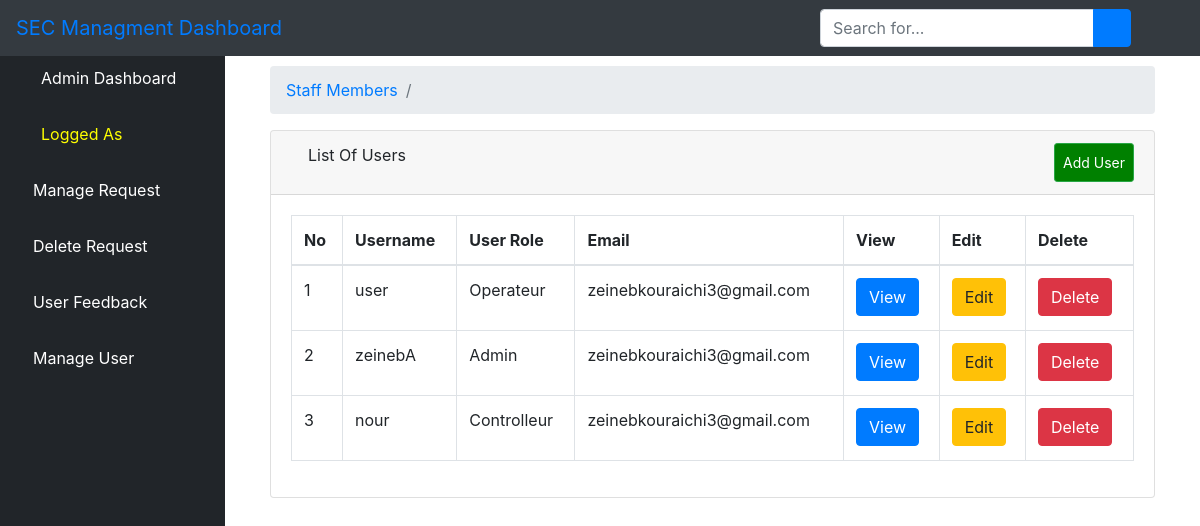
The page /aluser/ on the database its author committed.
### bookstore/models.py (models this page shows)
class User(AbstractUser):
    is_admin = models.BooleanField(default=False)
    is_publisher = models.BooleanField(default=False)
    is_librarian = models.BooleanField(default=False)
    class Meta:
        swappable = 'AUTH_USER_MODEL'

### bookstore/views.py (the view)
# urls.py: path('aluser/', views.ListUserView.as_view(), name='aluser'),
class ListUserView(generic.ListView):
    model = User
    template_name = 'dashboard/list_users.html'
    context_object_name = 'users'
    paginate_by = 4
    def get_queryset(self):
        return User.objects.order_by('-id')

### bookstore/templates/dashboard/list_users.html (shortened to what this page needs)
{% extends 'dashboard/base.html' %}
{% block body %}
        <div class="container-fluid">
        <div class="row">
          <div class="col-12 mb-3">
          <div class="col-12 mb-3">
                <div id="content-wrapper">
        <div class="container-fluid">
            <ol class="breadcrumb">
                <li class="breadcrumb-item">
                    <a href="">Staff Members</a>
                </li>
                <li class="breadcrumb-item active"></li>
            </ol>
            <div class="card mb-3">
                <div class="card-header">
                    <i class="fas fa-table"></i>
                    List Of Users
                    <a  class="btn btn-sm btn-success" href="{% url 'create_user_form' %}" style="padding: 8px; float: right; background-color: green; color: white;">Add User</a>
                </div>
                <div class="card-body">
                    <div class="table-responsive">
                        <table class="table table-bordered" id="dataTable" width="100%" cellspacing="0">
                            <thead>
                            <tr>
                                <th>No</th>
                                <th>Username</th>
                                <th>User Role</th>
                                <th>Email</th>
                                <th>View</th>
                                <th>Edit</th>
                                <th>Delete</th>
                            </tr>
                            </thead>
                            <tbody>
                        {% if users %}
                            {% for user in users %}
                                <tr>
                                    <td>{{ forloop.counter }}</td>
                                    <td>{{ user.username }}</td>
                                    <td>{% if user.is_publisher == True %}
                                      <p>Operateur</p>
                                    {% elif user.is_admin == True %}
                                      <p>Admin</p>
                                    {% else %}
                                    <p>Controlleur</p>
                                      {% endif %}
                                    </td>
                                    <td>{{ user.email }}</td>
                                    <td>
                <a href="{% url 'alvuser' user.pk %}"><button type="button" class="btn btn-primary"> View</button></a>
                 </td>
                <td>
                <a href="{% url 'aeuser' user.pk %}"><button type="button" class="btn btn-warning"> Edit</button></a>
        </td>
        <td>
          <a href="{% url 'aduser' user.pk %}"><button type="button" class="btn btn-danger"> Delete</button></a></td>
                                </tr>
                            {% endfor %}
                        {% endif %}
                            </tbody>
                        </table>
                    </div>
                </div>
            </div>
        </div>
    </div>
          </div>
        </div>
      </div>
    </div>
{% endblock %}

### static/css/master.css (style rules this page uses)
html { scroll-behavior: smooth; }
li { list-style-type: none; }

### bookstore/templates/dashboard/base.html (style rules this page uses)
body { display: flex; flex-direction: column; min-height: 100vh; }

### rows shown on the page
User: username "user", is_publisher "Operateur", email "zeinebkouraichi3@gmail.com"
User: username "zeinebA", is_publisher "Admin", email "zeinebkouraichi3@gmail.com"
User: username "nour", is_publisher "Controlleur", email "zeinebkouraichi3@gmail.com"
